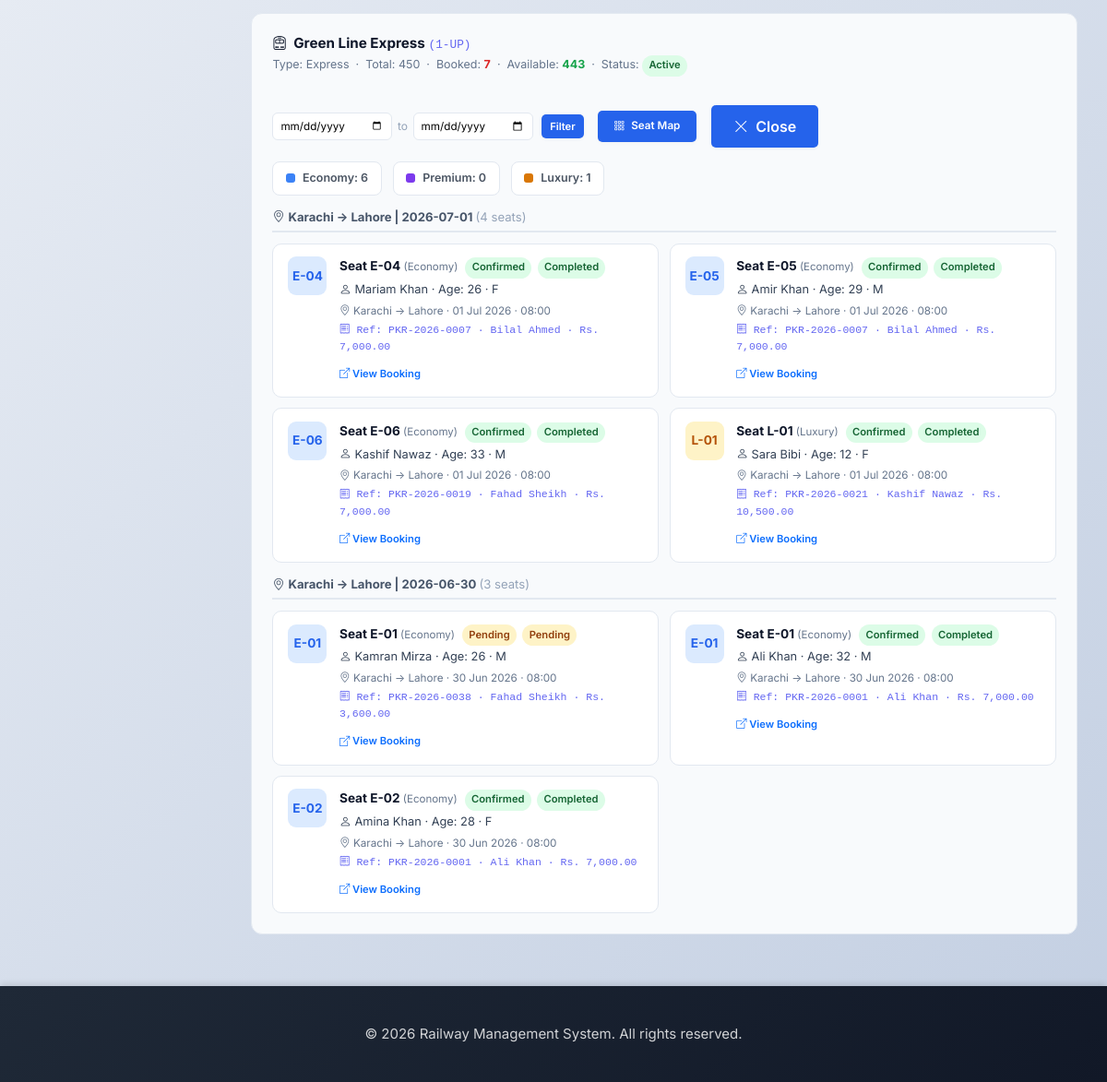
/train-seats-report.php?view=table&train_id=1&sort=booked&dir=desc (signed in, lower part), run on an earlier commit of the app's database.
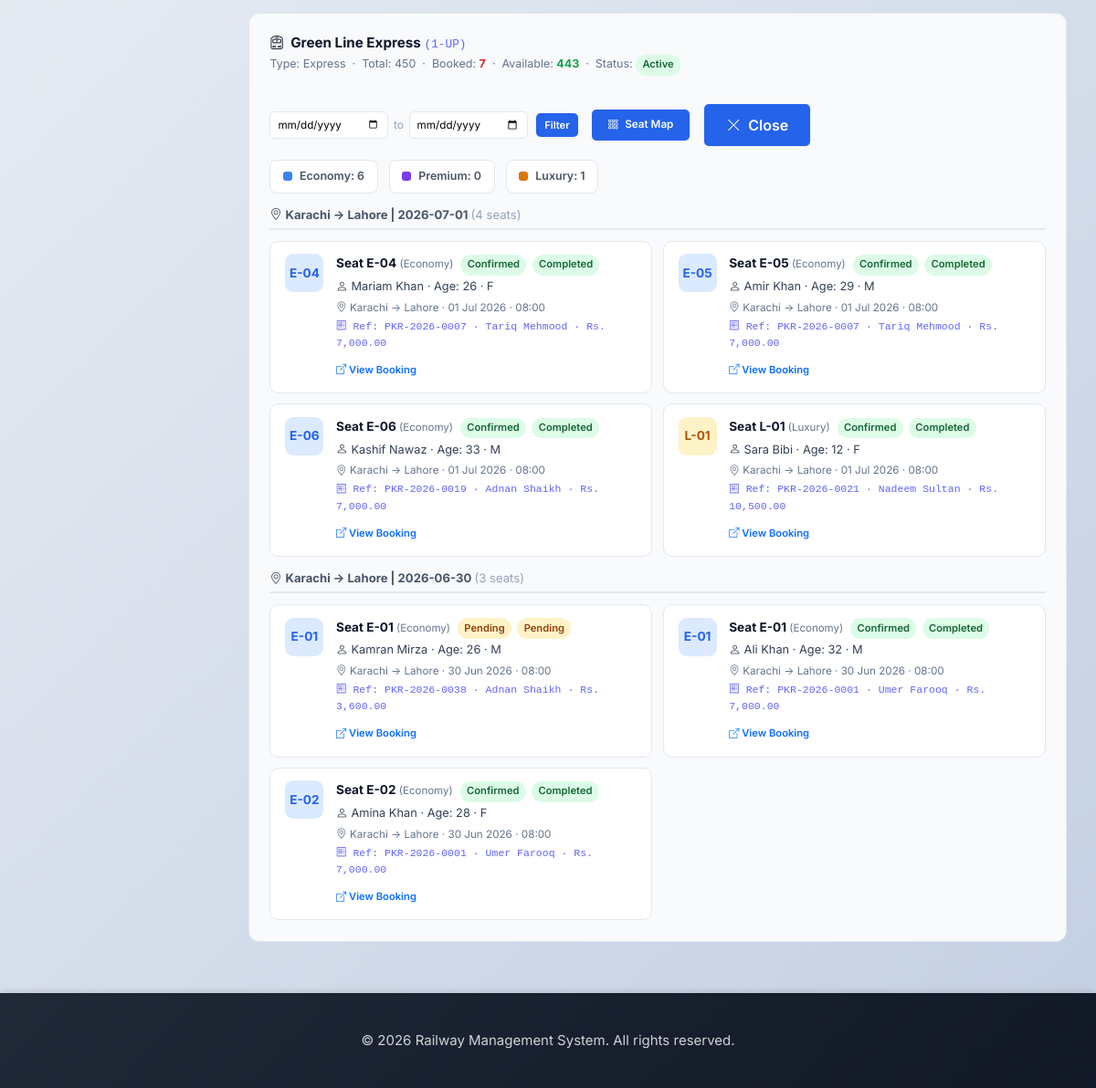
And on a later commit of the database.
### tables this page shows
CREATE TABLE IF NOT EXISTS trains (
    train_id INT PRIMARY KEY AUTO_INCREMENT,
    train_name VARCHAR(100) NOT NULL,
    train_number VARCHAR(50) UNIQUE NOT NULL,
    train_type VARCHAR(50) NOT NULL,
    total_seats INT NOT NULL,
    available_seats INT NOT NULL,
    status ENUM('active', 'inactive', 'maintenance') DEFAULT 'active',
    created_at TIMESTAMP DEFAULT CURRENT_TIMESTAMP,
    updated_at TIMESTAMP DEFAULT CURRENT_TIMESTAMP ON UPDATE CURRENT_TIMESTAMP
);

CREATE TABLE IF NOT EXISTS seats (
    seat_id INT PRIMARY KEY AUTO_INCREMENT,
    train_id INT NOT NULL,
    route_id INT NOT NULL,
    seat_number VARCHAR(10) NOT NULL,
    seat_type ENUM('economy', 'premium', 'luxury') DEFAULT 'economy',
    status ENUM('available', 'booked', 'reserved') DEFAULT 'available',
    created_at TIMESTAMP DEFAULT CURRENT_TIMESTAMP,
    FOREIGN KEY (train_id) REFERENCES trains(train_id) ON DELETE CASCADE,
    FOREIGN KEY (route_id) REFERENCES routes(route_id) ON DELETE CASCADE,
    UNIQUE KEY unique_seat (train_id, route_id, seat_number)
);

CREATE TABLE IF NOT EXISTS bookings (
    booking_id INT PRIMARY KEY AUTO_INCREMENT,
    user_id INT NOT NULL,
    route_id INT NOT NULL,
    booking_reference VARCHAR(20) UNIQUE NOT NULL,
    number_of_seats INT NOT NULL,
    total_fare DECIMAL(12, 2) NOT NULL,
    booking_status ENUM('pending', 'confirmed', 'cancelled') DEFAULT 'pending',
    payment_status ENUM('pending', 'completed', 'failed', 'refunded') DEFAULT 'pending',
    booking_date TIMESTAMP DEFAULT CURRENT_TIMESTAMP,
    journey_date DATE NOT NULL,
    updated_at TIMESTAMP DEFAULT CURRENT_TIMESTAMP ON UPDATE CURRENT_TIMESTAMP,
    cancellation_reason VARCHAR(255) DEFAULT NULL,
    cancellation_fee DECIMAL(10,2) DEFAULT 0.00,
    refund_amount DECIMAL(10,2) DEFAULT 0.00,
    cancelled_at DATETIME DEFAULT NULL,
    FOREIGN KEY (user_id) REFERENCES users(user_id) ON DELETE CASCADE,
    FOREIGN KEY (route_id) REFERENCES routes(route_id) ON DELETE CASCADE
);

CREATE TABLE IF NOT EXISTS booking_seats (
    booking_seat_id INT PRIMARY KEY AUTO_INCREMENT,
    booking_id INT NOT NULL,
    seat_id INT NOT NULL,
    passenger_name VARCHAR(100) NOT NULL,
    passenger_age INT,
    passenger_gender ENUM('M', 'F', 'Other'),
    created_at TIMESTAMP DEFAULT CURRENT_TIMESTAMP,
    FOREIGN KEY (booking_id) REFERENCES bookings(booking_id) ON DELETE CASCADE,
    FOREIGN KEY (seat_id) REFERENCES seats(seat_id) ON DELETE CASCADE
);

CREATE TABLE IF NOT EXISTS routes (
    route_id INT PRIMARY KEY AUTO_INCREMENT,
    train_id INT NOT NULL,
    departure_city VARCHAR(100) NOT NULL,
    arrival_city VARCHAR(100) NOT NULL,
    departure_time TIME NOT NULL,
    arrival_time TIME NOT NULL,
    distance_km DECIMAL(10, 2),
    base_fare DECIMAL(10, 2) NOT NULL,
    journey_date DATE NOT NULL,
    available_seats INT NOT NULL,
    status ENUM('scheduled', 'cancelled', 'completed') DEFAULT 'scheduled',
    created_at TIMESTAMP DEFAULT CURRENT_TIMESTAMP,
    updated_at TIMESTAMP DEFAULT CURRENT_TIMESTAMP ON UPDATE CURRENT_TIMESTAMP,
    FOREIGN KEY (train_id) REFERENCES trains(train_id) ON DELETE CASCADE,
    UNIQUE KEY unique_train_date (train_id, journey_date)
);

CREATE TABLE IF NOT EXISTS users (
    user_id INT PRIMARY KEY AUTO_INCREMENT,
    username VARCHAR(50) UNIQUE NOT NULL,
    email VARCHAR(100) UNIQUE NOT NULL,
    password VARCHAR(255) NOT NULL,
    full_name VARCHAR(100) NOT NULL,
    phone VARCHAR(20),
    address TEXT,
    role ENUM('user', 'admin') DEFAULT 'user',
    is_active BOOLEAN DEFAULT TRUE,
    created_at TIMESTAMP DEFAULT CURRENT_TIMESTAMP,
    updated_at TIMESTAMP DEFAULT CURRENT_TIMESTAMP ON UPDATE CURRENT_TIMESTAMP
);

### train-seats-report.php (the view, shortened to what the rows shown need)
<?php
require_once 'config/database.php';
require_once 'src/classes/Database.php';
require_once 'src/classes/Train.php';
$db = new Database();
$db->connect();
$train_obj = new Train($db);
$filter_status   = $_GET['status']   ?? 'all';
$filter_train_id = isset($_GET['train_id']) ? (int)$_GET['train_id'] : 0;
$search          = trim($_GET['q']    ?? '');
$sort_by         = $_GET['sort']     ?? 'booked';
$sort_dir        = $_GET['dir']      ?? 'desc';
$view_mode       = $_GET['view']     ?? 'table';
$date_from       = $_GET['from']     ?? '';
$date_to         = $_GET['to']       ?? '';
$sort_dir = ($sort_dir === 'asc') ? 'ASC' : 'DESC';
$where_clauses = [];
$where_sql = $where_clauses ? 'WHERE ' . implode(' AND ', $where_clauses) : '';
$sort_map = [
    'name'       => 't.train_name',
    'type'       => 't.train_type',
    'total'      => 't.total_seats',
    'booked'     => 'COALESCE(seat_stats.booked_seats, 0)',
    'available'  => 't.total_seats - COALESCE(seat_stats.booked_seats, 0)',
    'occupancy'  => '(COALESCE(seat_stats.booked_seats,0) / NULLIF(t.total_seats,0))',
];
$order_col = $sort_map[$sort_by] ?? $sort_map['booked'];
$order_clause = "ORDER BY {$order_col} {$sort_dir}, t.train_name ASC";
$trains = $db->select(
    "SELECT t.train_id, t.train_name, t.train_number, t.train_type, t.total_seats, t.status,
            COALESCE(seat_stats.booked_seats, 0) AS booked_seats,
            COALESCE(seat_stats.confirmed_seats, 0) AS confirmed_seats,
            COALESCE(seat_stats.economy_booked, 0) AS economy_booked,
            COALESCE(seat_stats.premium_booked, 0) AS premium_booked,
            COALESCE(seat_stats.luxury_booked, 0) AS luxury_booked,
            t.total_seats - COALESCE(seat_stats.booked_seats, 0) AS available_seats
     FROM trains t
     LEFT JOIN (
         SELECT s.train_id,
                COUNT(*) AS booked_seats,
                SUM(CASE WHEN b.booking_status = 'confirmed' THEN 1 ELSE 0 END) AS confirmed_seats,
                SUM(CASE WHEN s.seat_type = 'economy' THEN 1 ELSE 0 END) AS economy_booked,
                SUM(CASE WHEN s.seat_type = 'premium' THEN 1 ELSE 0 END) AS premium_booked,
                SUM(CASE WHEN s.seat_type = 'luxury'  THEN 1 ELSE 0 END) AS luxury_booked
         FROM seats s
         JOIN booking_seats bs ON bs.seat_id = s.seat_id
         JOIN bookings b ON b.booking_id = bs.booking_id
         WHERE s.status = 'booked'
           AND b.booking_status != 'cancelled'
         GROUP BY s.train_id
     ) seat_stats ON seat_stats.train_id = t.train_id
     {$where_sql}
     {$order_clause}"
);
$selected_train = null;
$booked_seats_detail = [];
if ($filter_train_id > 0) {
    $selected_train = $train_obj->getTrainById($filter_train_id);
    $date_filter_sql = '';
    $booked_seats_detail = $db->select(
        "SELECT s.seat_id, s.seat_number, s.seat_type,
                bs.passenger_name, bs.passenger_age, bs.passenger_gender,
                b.booking_id, b.booking_reference, b.booking_status, b.payment_status,
                b.journey_date, b.total_fare, b.number_of_seats,
                r.route_id, r.departure_city, r.arrival_city, r.departure_time, r.arrival_time,
                u.full_name AS booked_by
         FROM seats s
         JOIN booking_seats bs ON bs.seat_id = s.seat_id
         JOIN bookings b ON b.booking_id = bs.booking_id
         JOIN routes r ON r.route_id = s.route_id
         JOIN users u ON u.user_id = b.user_id
         WHERE s.train_id = {$filter_train_id}
           AND s.status = 'booked'
           AND b.booking_status != 'cancelled'
           {$date_filter_sql}
         ORDER BY b.journey_date DESC, s.seat_number ASC"
    );
}
require_once 'inc/header.php';
?>
<div class="adm-wrap">
    <main class="adm-main">
        <?php if ($selected_train && $view_mode === 'table'): ?>
        <div class="detail-panel" id="seatDetail">
            <div style="display:flex;justify-content:space-between;align-items:flex-start;flex-wrap:wrap;gap:1rem;margin-bottom:.75rem;">
                <div>
                    <h5>
                        <i class="bi bi-train-front me-1"></i>
                        <?= htmlspecialchars($selected_train['train_name']) ?>
                        <span style="font-family:monospace;font-size:.8rem;color:#6366f1;font-weight:400;">
                            (<?= htmlspecialchars($selected_train['train_number']) ?>)
                        </span>
                    </h5>
                    <p class="meta">
                        Type: <?= htmlspecialchars($selected_train['train_type']) ?> &nbsp;·&nbsp;
                        Total: <?= (int)$selected_train['total_seats'] ?> &nbsp;·&nbsp;
                        Booked: <strong style="color:#dc2626;"><?= count($booked_seats_detail) ?></strong> &nbsp;·&nbsp;
                        Available: <strong style="color:#16a34a;"><?= max(0, (int)$selected_train['total_seats'] - count($booked_seats_detail)) ?></strong> &nbsp;·&nbsp;
                        Status: <span class="pill <?= $selected_train['status'] === 'active' ? 'pill-active' : ($selected_train['status'] === 'maintenance' ? 'pill-maintenance' : 'pill-inactive') ?>"><?= ucfirst($selected_train['status']) ?></span>
                    </p>
                </div>
                <div style="display:flex;gap:.5rem;align-items:center;flex-wrap:wrap;">
                    <form method="GET" style="display:flex;gap:.35rem;align-items:center;">
                        <input type="date" name="from" value="<?= htmlspecialchars($date_from) ?>" style="font-size:.73rem;padding:.3rem .5rem;border:1px solid #e2e8f0;border-radius:6px;width:130px;" title="From date">
                        <span style="font-size:.75rem;color:#94a3b8;">to</span>
                        <input type="date" name="to" value="<?= htmlspecialchars($date_to) ?>" style="font-size:.73rem;padding:.3rem .5rem;border:1px solid #e2e8f0;border-radius:6px;width:130px;" title="To date">
                        <button type="submit" class="btn btn-sm btn-outline-secondary" style="font-size:.7rem;padding:.3rem .6rem;">Filter</button>
                    </form>
                    <a href="train-seats-report.php?view=map&train_id=<?= $filter_train_id ?>" class="btn btn-sm btn-outline-primary" style="font-size:.73rem;">
                        <i class="bi bi-grid-3x3-gap me-1"></i> Seat Map
                    </a>
                    <a href="train-seats-report.php?view=table<?= $filter_status !== 'all' ? '&status=' . urlencode($filter_status) : '' ?><?= $search ? '&q=' . urlencode($search) : '' ?>" class="btn btn-sm btn-outline-secondary">
                        <i class="bi bi-x-lg me-1"></i> Close
                    </a>
                </div>
            </div>
            <div class="seat-type-row">
                <div class="seat-type-chip chip-eco"><span class="chip-dot"></span> Economy: <?= count(array_filter($booked_seats_detail, fn($s) => $s['seat_type'] === 'economy')) ?></div>
                <div class="seat-type-chip chip-prem"><span class="chip-dot"></span> Premium: <?= count(array_filter($booked_seats_detail, fn($s) => $s['seat_type'] === 'premium')) ?></div>
                <div class="seat-type-chip chip-lux"><span class="chip-dot"></span> Luxury: <?= count(array_filter($booked_seats_detail, fn($s) => $s['seat_type'] === 'luxury')) ?></div>
            </div>
            <?php if (empty($booked_seats_detail)): ?>
                <div class="empty-state" style="padding:2rem 1rem;">
                    <i class="bi bi-check2-circle"></i>
                    <p>No seats booked<?= ($date_from || $date_to) ? ' in selected date range' : '' ?>.</p>
                </div>
            <?php else: ?>
                <?php
                $grouped = [];
                foreach ($booked_seats_detail as $seat) {
                    $key = ($seat['departure_city'] ?? '?') . ' → ' . ($seat['arrival_city'] ?? '?') . ' | ' . ($seat['journey_date'] ?? '?');
                    $grouped[$key][] = $seat;
                }
                uksort($grouped, function($a, $b) {
                    $dateA = explode(' | ', $a)[1] ?? '';
                    $dateB = explode(' | ', $b)[1] ?? '';
                    return strcmp($dateB, $dateA);
                });
                ?>
                <?php foreach ($grouped as $route_label => $seats): ?>
                <div style="margin-top:1rem;">
                    <h6 style="font-size:.82rem;font-weight:700;color:#475569;margin-bottom:.75rem;padding-bottom:.4rem;border-bottom:2px solid #e2e8f0;">
                        <i class="bi bi-geo-alt me-1"></i><?= htmlspecialchars($route_label) ?>
                        <span style="font-weight:400;color:#94a3b8;">(<?= count($seats) ?> seat<?= count($seats) > 1 ? 's' : '' ?>)</span>
                    </h6>
                    <div class="detail-grid">
                        <?php foreach ($seats as $s):
                            $seatClass = match($s['seat_type']) {
                                'premium' => 'sc-icon-prem',
                                'luxury'  => 'sc-icon-lux',
                                default   => 'sc-icon-eco'
                            };
                            $statusPill = match($s['booking_status']) {
                                'confirmed' => 'pill-confirmed',
                                'pending'   => 'pill-pending',
                                default     => 'pill-pending'
                            };
                            $payPill = match($s['payment_status']) {
                                'completed' => 'pill-confirmed',
                                'refunded'  => 'pill-cancelled',
                                'failed'    => 'pill-inactive',
                                default     => 'pill-pending'
                            };
                        ?>
                        <div class="seat-card">
                            <div class="sc-icon <?= $seatClass ?>"><?= htmlspecialchars($s['seat_number']) ?></div>
                            <div class="sc-body">
                                <div class="sc-seat">
                                    Seat <?= htmlspecialchars($s['seat_number']) ?>
                                    <span style="font-weight:400;font-size:.72rem;color:#64748b;">(<?= ucfirst($s['seat_type']) ?>)</span>
                                    <span class="pill <?= $statusPill ?>" style="margin-left:.3rem;"><?= ucfirst($s['booking_status']) ?></span>
                                    <span class="pill <?= $payPill ?>" style="margin-left:.2rem;"><?= ucfirst($s['payment_status']) ?></span>
                                </div>
                                <div class="sc-passenger">
                                    <i class="bi bi-person"></i> <?= htmlspecialchars($s['passenger_name'] ?: 'N/A') ?>
                                    <?php if ($s['passenger_age']): ?>· Age: <?= (int)$s['passenger_age'] ?><?php endif; ?>
                                    <?php if ($s['passenger_gender']): ?>· <?= $s['passenger_gender'] ?><?php endif; ?>
                                </div>
                                <div class="sc-route">
                                    <i class="bi bi-geo-alt"></i> <?= htmlspecialchars($s['departure_city']) ?> → <?= htmlspecialchars($s['arrival_city']) ?>
                                    · <?= date('d M Y', strtotime($s['journey_date'])) ?>
                                    <?php if (!empty($s['departure_time'])): ?>· <?= date('H:i', strtotime($s['departure_time'])) ?><?php endif; ?>
                                </div>
                                <div class="sc-ref">
                                    <i class="bi bi-receipt"></i> Ref: <?= htmlspecialchars($s['booking_reference']) ?>
                                    · <?= htmlspecialchars($s['booked_by']) ?>
                                    · Rs. <?= number_format((float)$s['total_fare'], 2) ?>
                                </div>
                                <div class="sc-actions">
                                    <a href="booking_details.php?id=<?= (int)$s['booking_id'] ?>" target="_blank">
                                        <i class="bi bi-box-arrow-up-right"></i> View Booking
                                    </a>
                                </div>
                            </div>
                        </div>
                        <?php endforeach; ?>
                    </div>
                </div>
                <?php endforeach; ?>
            <?php endif; ?>
        </div>
        <?php endif; ?>
    </main>
</div>
<?php require_once 'inc/footer.php'; ?>

What changed in the data, as far as the page shows it:
changed through a linked row, seats "Mariam Khan": users.full_name "Bilal Ahmed" → "Tariq Mehmood"
changed through a linked row, seats "Amir Khan": users.full_name "Bilal Ahmed" → "Tariq Mehmood"
changed through a linked row, seats "Kashif Nawaz": users.full_name "Fahad Sheikh" → "Adnan Shaikh"
changed through a linked row, seats "Luxury": users.full_name "Kashif Nawaz" → "Nadeem Sultan"
changed through a linked row, seats "Kamran Mirza": users.full_name "Fahad Sheikh" → "Adnan Shaikh"
changed through a linked row, seats "Ali Khan": users.full_name "Ali Khan" → "Umer Farooq"
changed through a linked row, seats "Amina Khan": users.full_name "Ali Khan" → "Umer Farooq"
